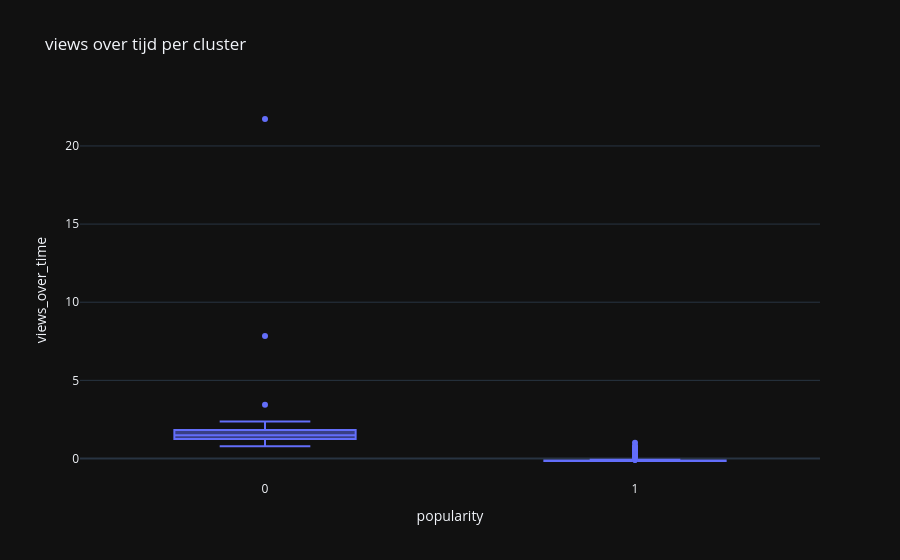

Notebook code for this chart:
### Code cell
fig = px.box(df, x="popularity", y="views_over_time", title="views over tijd per cluster")
fig.show()

### Figure 1 — Plotly figure (JSON) as saved in the notebook; plotly's stock layout.template omitted (floating-point values rounded to 4 significant figures; data arrays with more than 128 entries replaced by an {"elided": "..."} marker saying what was removed)
{"data": [{"alignmentgroup": "True", "hovertemplate": "popularity=%{x}<br>views_over_time=%{y}<extra></extra>", "legendgroup": "", "marker": {"color": "#636efa"}, "name": "", "notched": false, "offsetgroup": "", "orientation": "v", "showlegend": false, "x": {"elided": "600 int values"}, "x0": " ", "xaxis": "x", "y": {"elided": "600 float values"}, "y0": " ", "yaxis": "y", "type": "box"}], "layout": {"xaxis": {"anchor": "y", "domain": [0.0, 1.0], "title": {"text": "popularity"}}, "yaxis": {"anchor": "x", "domain": [0.0, 1.0], "title": {"text": "views_over_time"}}, "legend": {"tracegroupgap": 0}, "title": {"text": "views over tijd per cluster"}, "boxmode": "group"}}
